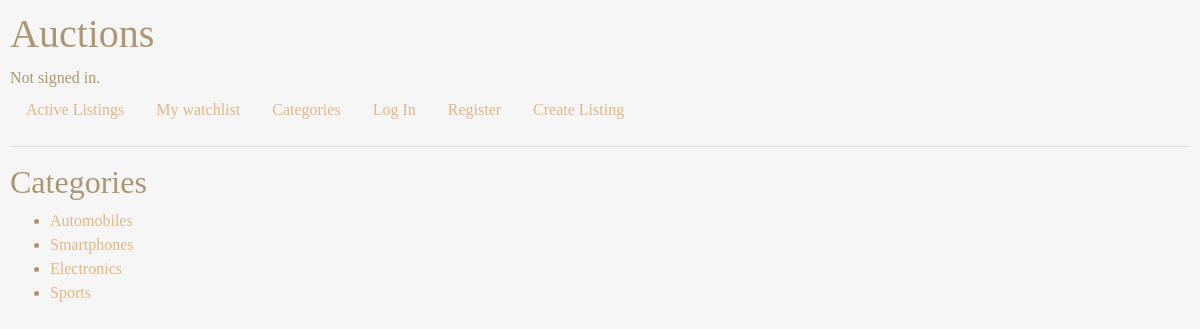
Page /categories/ on the committed database.
### auctions/models.py (models this page shows, shortened)
class Listing(models.Model):
    title = models.CharField(max_length=75)
    description = models.TextField()
    starting_bid = models.DecimalField(max_digits=10, decimal_places=2)
    image_url = models.URLField(blank=True, null=True)
    category = models.CharField(max_length=50, blank=True, null=True)
    is_active = models.BooleanField(default=True)
    user = models.ForeignKey(User, on_delete=models.CASCADE, related_name="listings", default=1)
    watchlist = models.ManyToManyField(User, related_name="watchlist_listings", blank=True)

### auctions/views.py (the view)
# urls.py: path("categories/", views.categories, name="categories"),
def categories(request):
    categories = Listing.objects.values_list('category', flat=True).distinct()
    return render(request, "auctions/categories.html", {
        "categories": categories
    })

### auctions/templates/auctions/categories.html
{% extends "auctions/layout.html" %}
{% block body %}
<h2>Categories</h2>
<ul>
    {% for category in categories %}
        <li><a href="{% url 'category_listings' category %}">{{ category }}</a></li>
    {% endfor %}
</ul>
{% endblock %}

### auctions/static/auctions/styles.css (style rules this page uses)
body { padding: 10px; background-color: whitesmoke; font-family: Cambria, Cochin, Georgia, Times, 'Times New Roman', serif; color: rgb(170, 151, 115); }
a { color: burlywood; }

### rows in the picture
Listing: category "Smartphones"
Listing: category "Electronics"
Listing: category "Sports"

### other values in the picture
{{ category }} "Automobiles"
